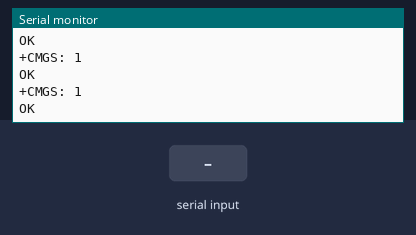
Simulated run of this sketch. Board: Arduino Uno, built with avr-gcc and run on an emulated ATmega328P. On the bench: the last lines printed to the serial monitor. The test bench sets the inputs (shaded band). The modem accepts every AT command (registered, SIM ready, sends succeed) and sends nothing else.

Above: at 1.2 s.
1.3 s: "1" received over the second serial link
At 1.41 s:
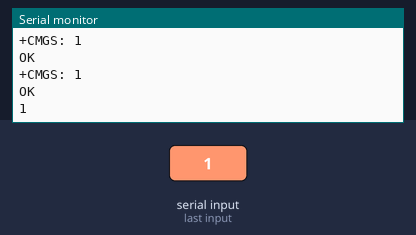
2.8 s: "0" received over the second serial link
At 2.99 s:
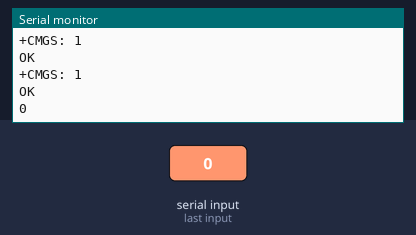

Measured:
- after the input at 1.3 s, the serial monitor: prints a new line at once (image 1)
- after the input at 2.8 s, the serial monitor: prints a new line at once (image 2)

The sketch:

test_bluetooth_arduino_1.ino
```cpp
// Basic Bluetooth sketch HC-05_AT_MODE_01
// Connect the HC-05 module and communicate using the serial monitor
//
// The HC-05 defaults to commincation mode when first powered on you will need to manually enter AT mode
// The default baud rate for AT mode is 38400
// See www.martyncurrey.com for details
//


#include <SoftwareSerial.h>
SoftwareSerial BTserial(10, 11); // RX | TX
// Connect the HC-05 TX to Arduino pin 10 RX.
// Connect the HC-05 RX to Arduino pin 11 TX through a voltage divider.
//

char c = ' ';

void setup()
{
    Serial.begin(9600);
    Serial.println("Arduino is ready");
    Serial.println("Remember to select Both NL & CR in the serial monitor");

    // HC-05 default serial speed for AT mode is 38400
    //BTserial.begin(38400);
    BTserial.begin(9600);

}

int value = 0;

void loop()
{
    BTserial.write(++value);
    // Keep reading from HC-05 and send to Arduino Serial Monitor
    if (BTserial.available())
    {
        c = BTserial.read();
        Serial.write(c);
    }

    // Keep reading from Arduino Serial Monitor and send to HC-05
    if (Serial.available())
    {
        c =  Serial.read();
        BTserial.write(c);
    }
}


/// Code 2

//int ledPin = 13;
//
//void setup() {
//  Serial.begin( 9600 );    // 9600 is the default baud rate for the serial Bluetooth module
//}
//
//int count = 0;
//void loop() {
//  //Serial.println(count++);
//  // listen for the data
//  if ( Serial.available() > 0 ) {
//    // read a numbers from serial port
//    int count = Serial.parseInt();
//
//     // print out the received number
//    if (count > 0) {
//        Serial.print("You have input: ");
//        Serial.println(String(count));
//        // blink the LED
//        blinkLED(count);
//    }
//  }
//}
//
//void blinkLED(int count) {
//  for (int i=0; i< count; i++) {
//    digitalWrite(ledPin, HIGH);
//    delay(500);
//    digitalWrite(ledPin, LOW);
//    delay(500);
//  }
//}


/// Code 3

//#include <SoftwareSerial.h>
//SoftwareSerial BTSerial(10, 11); // RX | TX
//String character;
//
//void setup()
//{
//  Serial.begin(9600);
//  pinMode(9, OUTPUT);  // this pin will pull the HC-05 pin 34 (key pin) HIGH to switch module to AT mode
//  digitalWrite(9, HIGH);
//  Serial.println("Enter AT commands:");
//  BTSerial.begin(9600);  // HC-05 default speed in AT command more
//  BTSerial.println("Bluetooth");
//}
//
//void loop()
//{
//  if (BTSerial.available()) {
//    character = BTSerial.read();
//    Serial.println(character);
//    BTSerial.flush();
//  }
//}
```
